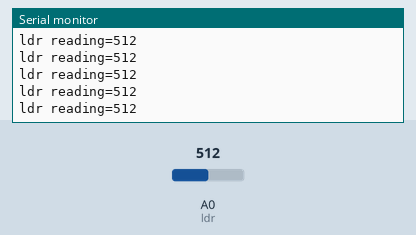
The sketch below on a simulated Arduino Uno, built with avr-gcc and run on an emulated ATmega328P. Shown: the last lines printed to the serial monitor. The inputs (shaded band) are chosen by the test bench; at power-on: A0 (ldr) = 512.

Above: at 5.7 s.
5.8 s: A0 (ldr) set to 985
At 6.7 s:
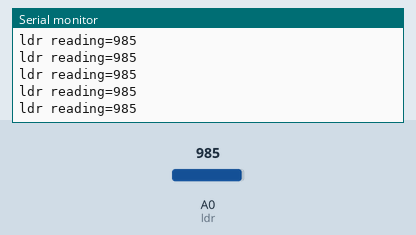
7.3 s: A0 (ldr) set to 1011
At 7.9 s:
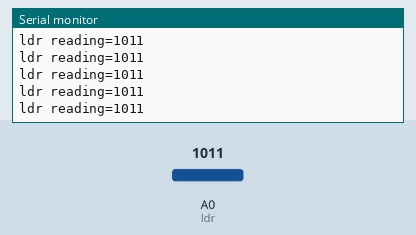
Timing chart, 0 to 10.3 s (numbered marks = the images above; inputs shaded):
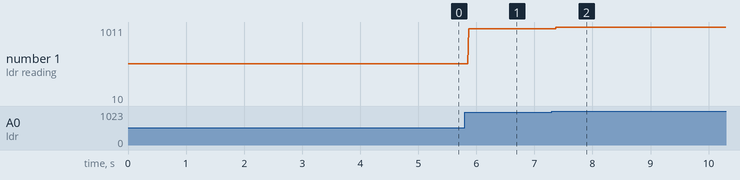

The sketch:

AnalogVibrationSensor.ino
```cpp
/*
Sketch to read and display level of vibration from an analog vibration sensor
code adapted from www.learnrobotics.com
0.1   2023-02-08   T.K. Cahall
*/


int ldr = A0;

void setup(){
    pinMode(ldr, INPUT); //initialize ldr sensor as INPUT
    Serial.begin(9600); //begin the serial monitor at 9600 baud
}

void loop(){
    int data=analogRead(ldr);
    if (data>75) {
    Serial.print("ldr reading=");
    Serial.println(data);
    }
    delay(10);
}
```

Measured:
- after the input at 5.8 s, the serial monitor: prints a new line after 0.07 s (image 1)
- after the input at 7.3 s, the serial monitor: prints a new line after 0.07 s (image 2)
- plotted number 1: 512 → 985 after the input at 5.8 s, 985 → 10 after the input at 7.3 s
